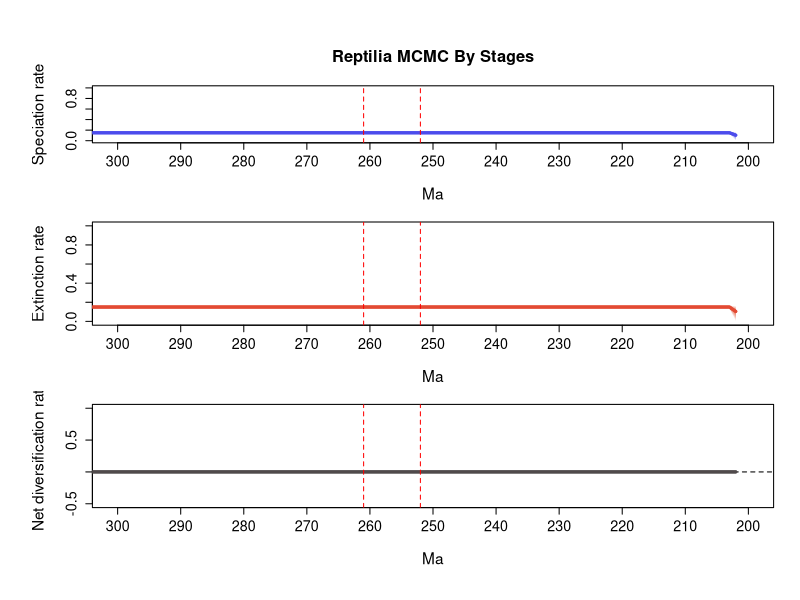

Generate this figure with R:
# 1 files combined:
# 	C:\Users\SimoesLabAdmin\Documents\BDNN_Arielli\temnospondyli\mcmc_predictors\B_covar_mcmc/combined_10_marginal_rates.log

# 95% HPDs calculated using code from Biopy (https://www.cs.auckland.ac.nz/~yhel002/biopy/)

pdf(file='C:/Users/SimoesLabAdmin/Documents/BDNN_Arielli/temnospondyli/mcmc_predictors/B_covar_mcmc/combined_10_marginal_rates_RTT_final.pdf',width=8, height=10.8)
par(mfrow=c(3,1), cex.main=1.7, cex.lab=1.4, cex.axis=1.3,
    # mar=c(4, 5, 4.5, 2),   # bottom, left, top, right margins - increased top margin
    mgp=c(3.5, 1, 0),      # distance of axis labels from plot, increase first value to move y axis label further out
    oma=c(2, 2, 2, 0))     # outer margins for the entire figure
library(scales)
plot_RTT <- function (age,hpd_M,hpd_m,mean_m,color){
    N=100
    beta=(1:(N-1))/N
    alpha_shape=0.25
    cat=1-(beta^(1./alpha_shape))
    for (i in 1:(N-1)){
        trans= 1/N + 2/N
        polygon(c(age, rev(age)), c(hpd_M-((hpd_M-mean_m)*cat[i]), rev(hpd_m+((mean_m-hpd_m)*cat[i]))), col = alpha(color,trans), border = NA)
    }
    lines(rev(age), rev(mean_m), col = color, lwd=3)
}
    
L_hpd_m95=c(NA, NA,NA,NA,NA,NA,NA,NA,NA,NA,NA,NA,NA,NA,NA,NA,NA,NA,NA,NA,NA,NA,NA,NA,NA,NA,NA,NA,NA,NA,NA,NA,NA,NA,NA,NA,NA,NA,NA,NA,NA,NA,NA,NA,NA,NA,NA,NA,NA,NA,NA,NA,NA,NA,NA,NA,NA,NA,NA,NA,NA,NA,NA,NA,NA,NA,NA,NA,NA,NA,NA,NA,NA,NA,NA,NA,NA,NA,NA,NA,NA,NA,NA,NA,NA,NA,NA,NA,NA,NA,NA,NA,NA,NA,NA,NA,NA,NA,NA,NA,NA,NA,NA,NA,NA,NA,NA,NA,NA,NA,NA,NA,NA,NA,NA,NA,NA,NA,NA,NA,NA,NA,NA,NA,NA,NA,NA,NA,NA,NA,NA,NA,NA,NA,NA,NA,NA,NA,NA,NA,NA,NA,NA,NA,NA,NA,NA,NA,NA,NA,NA,NA,NA,NA,NA,NA,NA,NA,NA,NA,NA,NA,NA,NA,NA,NA,NA,NA,NA,NA,NA,NA,NA,NA,NA,NA,NA,NA,NA,NA,NA,NA,NA,NA,NA,NA,NA,NA,NA,NA,NA,NA,NA,NA,NA,NA,NA,NA,NA,NA,NA,NA,0.0,0.132778,0.132778,0.132778,0.132778,0.132778,0.132778,0.132778,0.132778,0.132778,0.132778,0.132778,0.132778,0.132778,0.132778,0.132778,0.132778,0.132778,0.132778,0.132778,0.132778,0.132778,0.132778,0.132778,0.132778,0.132778,0.132778,0.132778,0.132778,0.132778,0.132778,0.132778,0.132778,0.132778,0.132778,0.132778,0.132778,0.132778,0.132778,0.132778,0.132778,0.132778,0.132778,0.132778,0.132778,0.132778,0.132778,0.132778,0.132778,0.132778,0.132778,0.132778,0.132778,0.132778,0.132778,0.132778,0.132778,0.132778,0.132778,0.132778,0.132778,0.132778,0.132778,0.132778,0.132778,0.132778,0.132778,0.132778,0.132778,0.132778,0.132778,0.132778,0.132778,0.132778,0.132778,0.132778,0.132778,0.132778,0.132778,0.132778,0.132778,0.132778,0.132778,0.132778,0.132778,0.132778,0.132778,0.132778,0.132778,0.132778,0.132778,0.132778,0.132778,0.132778,0.132778,0.132778,0.132778,0.132778,0.132778,0.132778,0.132778,0.132778,0.132778,0.132778,0.132778,0.132778,0.132778)
L_hpd_M95=c(NA, NA,NA,NA,NA,NA,NA,NA,NA,NA,NA,NA,NA,NA,NA,NA,NA,NA,NA,NA,NA,NA,NA,NA,NA,NA,NA,NA,NA,NA,NA,NA,NA,NA,NA,NA,NA,NA,NA,NA,NA,NA,NA,NA,NA,NA,NA,NA,NA,NA,NA,NA,NA,NA,NA,NA,NA,NA,NA,NA,NA,NA,NA,NA,NA,NA,NA,NA,NA,NA,NA,NA,NA,NA,NA,NA,NA,NA,NA,NA,NA,NA,NA,NA,NA,NA,NA,NA,NA,NA,NA,NA,NA,NA,NA,NA,NA,NA,NA,NA,NA,NA,NA,NA,NA,NA,NA,NA,NA,NA,NA,NA,NA,NA,NA,NA,NA,NA,NA,NA,NA,NA,NA,NA,NA,NA,NA,NA,NA,NA,NA,NA,NA,NA,NA,NA,NA,NA,NA,NA,NA,NA,NA,NA,NA,NA,NA,NA,NA,NA,NA,NA,NA,NA,NA,NA,NA,NA,NA,NA,NA,NA,NA,NA,NA,NA,NA,NA,NA,NA,NA,NA,NA,NA,NA,NA,NA,NA,NA,NA,NA,NA,NA,NA,NA,NA,NA,NA,NA,NA,NA,NA,NA,NA,NA,NA,NA,NA,NA,NA,NA,NA,0.163759,0.169945,0.169945,0.169945,0.169945,0.169945,0.169945,0.169945,0.169945,0.169945,0.169945,0.169945,0.169945,0.169945,0.169945,0.169945,0.169945,0.169945,0.169945,0.169945,0.169945,0.169945,0.169945,0.169945,0.169945,0.169945,0.169945,0.169945,0.169945,0.169945,0.169945,0.169945,0.169945,0.169945,0.169945,0.169945,0.169945,0.169945,0.169945,0.169945,0.169945,0.169945,0.169945,0.169945,0.169945,0.169945,0.169945,0.169945,0.169945,0.169945,0.169945,0.169945,0.169945,0.169945,0.169945,0.169945,0.169945,0.169945,0.169945,0.169945,0.169945,0.169945,0.169945,0.169945,0.169945,0.169945,0.169945,0.169945,0.169945,0.169945,0.169945,0.169945,0.169945,0.169945,0.169945,0.169945,0.169945,0.169945,0.169945,0.169945,0.169945,0.169945,0.169945,0.169945,0.169945,0.169945,0.169945,0.169945,0.169945,0.169945,0.169945,0.169945,0.169945,0.169945,0.169945,0.169945,0.169945,0.169945,0.169945,0.169945,0.169945,0.169945,0.169945,0.169945,0.169945,0.169945,0.169945)
M_hpd_m95=c(NA, NA,NA,NA,NA,NA,NA,NA,NA,NA,NA,NA,NA,NA,NA,NA,NA,NA,NA,NA,NA,NA,NA,NA,NA,NA,NA,NA,NA,NA,NA,NA,NA,NA,NA,NA,NA,NA,NA,NA,NA,NA,NA,NA,NA,NA,NA,NA,NA,NA,NA,NA,NA,NA,NA,NA,NA,NA,NA,NA,NA,NA,NA,NA,NA,NA,NA,NA,NA,NA,NA,NA,NA,NA,NA,NA,NA,NA,NA,NA,NA,NA,NA,NA,NA,NA,NA,NA,NA,NA,NA,NA,NA,NA,NA,NA,NA,NA,NA,NA,NA,NA,NA,NA,NA,NA,NA,NA,NA,NA,NA,NA,NA,NA,NA,NA,NA,NA,NA,NA,NA,NA,NA,NA,NA,NA,NA,NA,NA,NA,NA,NA,NA,NA,NA,NA,NA,NA,NA,NA,NA,NA,NA,NA,NA,NA,NA,NA,NA,NA,NA,NA,NA,NA,NA,NA,NA,NA,NA,NA,NA,NA,NA,NA,NA,NA,NA,NA,NA,NA,NA,NA,NA,NA,NA,NA,NA,NA,NA,NA,NA,NA,NA,NA,NA,NA,NA,NA,NA,NA,NA,NA,NA,NA,NA,NA,NA,NA,NA,NA,NA,NA,0.0,0.128824,0.128824,0.128824,0.128824,0.128824,0.128824,0.128824,0.128824,0.128824,0.128824,0.128824,0.128824,0.128824,0.128824,0.128824,0.128824,0.128824,0.128824,0.128824,0.128824,0.128824,0.128824,0.128824,0.128824,0.128824,0.128824,0.128824,0.128824,0.128824,0.128824,0.128824,0.128824,0.128824,0.128824,0.128824,0.128824,0.128824,0.128824,0.128824,0.128824,0.128824,0.128824,0.128824,0.128824,0.128824,0.128824,0.128824,0.128824,0.128824,0.128824,0.128824,0.128824,0.128824,0.128824,0.128824,0.128824,0.128824,0.128824,0.128824,0.128824,0.128824,0.128824,0.128824,0.128824,0.128824,0.128824,0.128824,0.128824,0.128824,0.128824,0.128824,0.128824,0.128824,0.128824,0.128824,0.128824,0.128824,0.128824,0.128824,0.128824,0.128824,0.128824,0.128824,0.128824,0.128824,0.128824,0.128824,0.128824,0.128824,0.128824,0.128824,0.128824,0.128824,0.128824,0.128824,0.128824,0.128824,0.128824,0.128824,0.128824,0.128824,0.128824,0.128824,0.128824,0.128824,0.128824)
M_hpd_M95=c(NA, NA,NA,NA,NA,NA,NA,NA,NA,NA,NA,NA,NA,NA,NA,NA,NA,NA,NA,NA,NA,NA,NA,NA,NA,NA,NA,NA,NA,NA,NA,NA,NA,NA,NA,NA,NA,NA,NA,NA,NA,NA,NA,NA,NA,NA,NA,NA,NA,NA,NA,NA,NA,NA,NA,NA,NA,NA,NA,NA,NA,NA,NA,NA,NA,NA,NA,NA,NA,NA,NA,NA,NA,NA,NA,NA,NA,NA,NA,NA,NA,NA,NA,NA,NA,NA,NA,NA,NA,NA,NA,NA,NA,NA,NA,NA,NA,NA,NA,NA,NA,NA,NA,NA,NA,NA,NA,NA,NA,NA,NA,NA,NA,NA,NA,NA,NA,NA,NA,NA,NA,NA,NA,NA,NA,NA,NA,NA,NA,NA,NA,NA,NA,NA,NA,NA,NA,NA,NA,NA,NA,NA,NA,NA,NA,NA,NA,NA,NA,NA,NA,NA,NA,NA,NA,NA,NA,NA,NA,NA,NA,NA,NA,NA,NA,NA,NA,NA,NA,NA,NA,NA,NA,NA,NA,NA,NA,NA,NA,NA,NA,NA,NA,NA,NA,NA,NA,NA,NA,NA,NA,NA,NA,NA,NA,NA,NA,NA,NA,NA,NA,NA,0.164031,0.170456,0.170456,0.170456,0.170456,0.170456,0.170456,0.170456,0.170456,0.170456,0.170456,0.170456,0.170456,0.170456,0.170456,0.170456,0.170456,0.170456,0.170456,0.170456,0.170456,0.170456,0.170456,0.170456,0.170456,0.170456,0.170456,0.170456,0.170456,0.170456,0.170456,0.170456,0.170456,0.170456,0.170456,0.170456,0.170456,0.170456,0.170456,0.170456,0.170456,0.170456,0.170456,0.170456,0.170456,0.170456,0.170456,0.170456,0.170456,0.170456,0.170456,0.170456,0.170456,0.170456,0.170456,0.170456,0.170456,0.170456,0.170456,0.170456,0.170456,0.170456,0.170456,0.170456,0.170456,0.170456,0.170456,0.170456,0.170456,0.170456,0.170456,0.170456,0.170456,0.170456,0.170456,0.170456,0.170456,0.170456,0.170456,0.170456,0.170456,0.170456,0.170456,0.170456,0.170456,0.170456,0.170456,0.170456,0.170456,0.170456,0.170456,0.170456,0.170456,0.170456,0.170456,0.170456,0.170456,0.170456,0.170456,0.170456,0.170456,0.170456,0.170456,0.170456,0.170456,0.170456,0.170456)
R_hpd_m95=c(NA, NA,NA,NA,NA,NA,NA,NA,NA,NA,NA,NA,NA,NA,NA,NA,NA,NA,NA,NA,NA,NA,NA,NA,NA,NA,NA,NA,NA,NA,NA,NA,NA,NA,NA,NA,NA,NA,NA,NA,NA,NA,NA,NA,NA,NA,NA,NA,NA,NA,NA,NA,NA,NA,NA,NA,NA,NA,NA,NA,NA,NA,NA,NA,NA,NA,NA,NA,NA,NA,NA,NA,NA,NA,NA,NA,NA,NA,NA,NA,NA,NA,NA,NA,NA,NA,NA,NA,NA,NA,NA,NA,NA,NA,NA,NA,NA,NA,NA,NA,NA,NA,NA,NA,NA,NA,NA,NA,NA,NA,NA,NA,NA,NA,NA,NA,NA,NA,NA,NA,NA,NA,NA,NA,NA,NA,NA,NA,NA,NA,NA,NA,NA,NA,NA,NA,NA,NA,NA,NA,NA,NA,NA,NA,NA,NA,NA,NA,NA,NA,NA,NA,NA,NA,NA,NA,NA,NA,NA,NA,NA,NA,NA,NA,NA,NA,NA,NA,NA,NA,NA,NA,NA,NA,NA,NA,NA,NA,NA,NA,NA,NA,NA,NA,NA,NA,NA,NA,NA,NA,NA,NA,NA,NA,NA,NA,NA,NA,NA,NA,NA,NA,-0.021647,-0.021647,-0.021647,-0.021647,-0.021647,-0.021647,-0.021647,-0.021647,-0.021647,-0.021647,-0.021647,-0.021647,-0.021647,-0.021647,-0.021647,-0.021647,-0.021647,-0.021647,-0.021647,-0.021647,-0.021647,-0.021647,-0.021647,-0.021647,-0.021647,-0.021647,-0.021647,-0.021647,-0.021647,-0.021647,-0.021647,-0.021647,-0.021647,-0.021647,-0.021647,-0.021647,-0.021647,-0.021647,-0.021647,-0.021647,-0.021647,-0.021647,-0.021647,-0.021647,-0.021647,-0.021647,-0.021647,-0.021647,-0.021647,-0.021647,-0.021647,-0.021647,-0.021647,-0.021647,-0.021647,-0.021647,-0.021647,-0.021647,-0.021647,-0.021647,-0.021647,-0.021647,-0.021647,-0.021647,-0.021647,-0.021647,-0.021647,-0.021647,-0.021647,-0.021647,-0.021647,-0.021647,-0.021647,-0.021647,-0.021647,-0.021647,-0.021647,-0.021647,-0.021647,-0.021647,-0.021647,-0.021647,-0.021647,-0.021647,-0.021647,-0.021647,-0.021647,-0.021647,-0.021647,-0.021647,-0.021647,-0.021647,-0.021647,-0.021647,-0.021647,-0.021647,-0.021647,-0.021647,-0.021647,-0.021647,-0.021647,-0.021647,-0.021647,-0.021647,-0.021647,-0.021647,-0.021647)
R_hpd_M95=c(NA, NA,NA,NA,NA,NA,NA,NA,NA,NA,NA,NA,NA,NA,NA,NA,NA,NA,NA,NA,NA,NA,NA,NA,NA,NA,NA,NA,NA,NA,NA,NA,NA,NA,NA,NA,NA,NA,NA,NA,NA,NA,NA,NA,NA,NA,NA,NA,NA,NA,NA,NA,NA,NA,NA,NA,NA,NA,NA,NA,NA,NA,NA,NA,NA,NA,NA,NA,NA,NA,NA,NA,NA,NA,NA,NA,NA,NA,NA,NA,NA,NA,NA,NA,NA,NA,NA,NA,NA,NA,NA,NA,NA,NA,NA,NA,NA,NA,NA,NA,NA,NA,NA,NA,NA,NA,NA,NA,NA,NA,NA,NA,NA,NA,NA,NA,NA,NA,NA,NA,NA,NA,NA,NA,NA,NA,NA,NA,NA,NA,NA,NA,NA,NA,NA,NA,NA,NA,NA,NA,NA,NA,NA,NA,NA,NA,NA,NA,NA,NA,NA,NA,NA,NA,NA,NA,NA,NA,NA,NA,NA,NA,NA,NA,NA,NA,NA,NA,NA,NA,NA,NA,NA,NA,NA,NA,NA,NA,NA,NA,NA,NA,NA,NA,NA,NA,NA,NA,NA,NA,NA,NA,NA,NA,NA,NA,NA,NA,NA,NA,NA,NA,0.0232,0.027824,0.027824,0.027824,0.027824,0.027824,0.027824,0.027824,0.027824,0.027824,0.027824,0.027824,0.027824,0.027824,0.027824,0.027824,0.027824,0.027824,0.027824,0.027824,0.027824,0.027824,0.027824,0.027824,0.027824,0.027824,0.027824,0.027824,0.027824,0.027824,0.027824,0.027824,0.027824,0.027824,0.027824,0.027824,0.027824,0.027824,0.027824,0.027824,0.027824,0.027824,0.027824,0.027824,0.027824,0.027824,0.027824,0.027824,0.027824,0.027824,0.027824,0.027824,0.027824,0.027824,0.027824,0.027824,0.027824,0.027824,0.027824,0.027824,0.027824,0.027824,0.027824,0.027824,0.027824,0.027824,0.027824,0.027824,0.027824,0.027824,0.027824,0.027824,0.027824,0.027824,0.027824,0.027824,0.027824,0.027824,0.027824,0.027824,0.027824,0.027824,0.027824,0.027824,0.027824,0.027824,0.027824,0.027824,0.027824,0.027824,0.027824,0.027824,0.027824,0.027824,0.027824,0.027824,0.027824,0.027824,0.027824,0.027824,0.027824,0.027824,0.027824,0.027824,0.027824,0.027824,0.027824)
L_mean=c(NA, NA,NA,NA,NA,NA,NA,NA,NA,NA,NA,NA,NA,NA,NA,NA,NA,NA,NA,NA,NA,NA,NA,NA,NA,NA,NA,NA,NA,NA,NA,NA,NA,NA,NA,NA,NA,NA,NA,NA,NA,NA,NA,NA,NA,NA,NA,NA,NA,NA,NA,NA,NA,NA,NA,NA,NA,NA,NA,NA,NA,NA,NA,NA,NA,NA,NA,NA,NA,NA,NA,NA,NA,NA,NA,NA,NA,NA,NA,NA,NA,NA,NA,NA,NA,NA,NA,NA,NA,NA,NA,NA,NA,NA,NA,NA,NA,NA,NA,NA,NA,NA,NA,NA,NA,NA,NA,NA,NA,NA,NA,NA,NA,NA,NA,NA,NA,NA,NA,NA,NA,NA,NA,NA,NA,NA,NA,NA,NA,NA,NA,NA,NA,NA,NA,NA,NA,NA,NA,NA,NA,NA,NA,NA,NA,NA,NA,NA,NA,NA,NA,NA,NA,NA,NA,NA,NA,NA,NA,NA,NA,NA,NA,NA,NA,NA,NA,NA,NA,NA,NA,NA,NA,NA,NA,NA,NA,NA,NA,NA,NA,NA,NA,NA,NA,NA,NA,NA,NA,NA,NA,NA,NA,NA,NA,NA,NA,NA,NA,NA,NA,NA,0.104557613,0.15015538,0.15015538,0.15015538,0.15015538,0.15015538,0.15015538,0.15015538,0.15015538,0.15015538,0.15015538,0.15015538,0.15015538,0.15015538,0.15015538,0.15015538,0.15015538,0.15015538,0.15015538,0.15015538,0.15015538,0.15015538,0.15015538,0.15015538,0.15015538,0.15015538,0.15015538,0.15015538,0.15015538,0.15015538,0.15015538,0.15015538,0.15015538,0.15015538,0.15015538,0.15015538,0.15015538,0.15015538,0.15015538,0.15015538,0.15015538,0.15015538,0.15015538,0.15015538,0.15015538,0.15015538,0.15015538,0.15015538,0.15015538,0.15015538,0.15015538,0.15015538,0.15015538,0.15015538,0.15015538,0.15015538,0.15015538,0.15015538,0.15015538,0.15015538,0.15015538,0.15015538,0.15015538,0.15015538,0.15015538,0.15015538,0.15015538,0.15015538,0.15015538,0.15015538,0.15015538,0.15015538,0.15015538,0.15015538,0.15015538,0.15015538,0.15015538,0.15015538,0.15015538,0.15015538,0.15015538,0.15015538,0.15015538,0.15015538,0.15015538,0.15015538,0.15015538,0.15015538,0.15015538,0.15015538,0.15015538,0.15015538,0.15015538,0.15015538,0.15015538,0.15015538,0.15015538,0.15015538,0.15015538,0.15015538,0.15015538,0.15015538,0.15015538,0.15015538,0.15015538,0.15015538,0.15015538)
M_mean=c(NA, NA,NA,NA,NA,NA,NA,NA,NA,NA,NA,NA,NA,NA,NA,NA,NA,NA,NA,NA,NA,NA,NA,NA,NA,NA,NA,NA,NA,NA,NA,NA,NA,NA,NA,NA,NA,NA,NA,NA,NA,NA,NA,NA,NA,NA,NA,NA,NA,NA,NA,NA,NA,NA,NA,NA,NA,NA,NA,NA,NA,NA,NA,NA,NA,NA,NA,NA,NA,NA,NA,NA,NA,NA,NA,NA,NA,NA,NA,NA,NA,NA,NA,NA,NA,NA,NA,NA,NA,NA,NA,NA,NA,NA,NA,NA,NA,NA,NA,NA,NA,NA,NA,NA,NA,NA,NA,NA,NA,NA,NA,NA,NA,NA,NA,NA,NA,NA,NA,NA,NA,NA,NA,NA,NA,NA,NA,NA,NA,NA,NA,NA,NA,NA,NA,NA,NA,NA,NA,NA,NA,NA,NA,NA,NA,NA,NA,NA,NA,NA,NA,NA,NA,NA,NA,NA,NA,NA,NA,NA,NA,NA,NA,NA,NA,NA,NA,NA,NA,NA,NA,NA,NA,NA,NA,NA,NA,NA,NA,NA,NA,NA,NA,NA,NA,NA,NA,NA,NA,NA,NA,NA,NA,NA,NA,NA,NA,NA,NA,NA,NA,NA,0.104071788,0.149912554,0.149912554,0.149912554,0.149912554,0.149912554,0.149912554,0.149912554,0.149912554,0.149912554,0.149912554,0.149912554,0.149912554,0.149912554,0.149912554,0.149912554,0.149912554,0.149912554,0.149912554,0.149912554,0.149912554,0.149912554,0.149912554,0.149912554,0.149912554,0.149912554,0.149912554,0.149912554,0.149912554,0.149912554,0.149912554,0.149912554,0.149912554,0.149912554,0.149912554,0.149912554,0.149912554,0.149912554,0.149912554,0.149912554,0.149912554,0.149912554,0.149912554,0.149912554,0.149912554,0.149912554,0.149912554,0.149912554,0.149912554,0.149912554,0.149912554,0.149912554,0.149912554,0.149912554,0.149912554,0.149912554,0.149912554,0.149912554,0.149912554,0.149912554,0.149912554,0.149912554,0.149912554,0.149912554,0.149912554,0.149912554,0.149912554,0.149912554,0.149912554,0.149912554,0.149912554,0.149912554,0.149912554,0.149912554,0.149912554,0.149912554,0.149912554,0.149912554,0.149912554,0.149912554,0.149912554,0.149912554,0.149912554,0.149912554,0.149912554,0.149912554,0.149912554,0.149912554,0.149912554,0.149912554,0.149912554,0.149912554,0.149912554,0.149912554,0.149912554,0.149912554,0.149912554,0.149912554,0.149912554,0.149912554,0.149912554,0.149912554,0.149912554,0.149912554,0.149912554,0.149912554,0.149912554)
R_mean=c(NA, NA,NA,NA,NA,NA,NA,NA,NA,NA,NA,NA,NA,NA,NA,NA,NA,NA,NA,NA,NA,NA,NA,NA,NA,NA,NA,NA,NA,NA,NA,NA,NA,NA,NA,NA,NA,NA,NA,NA,NA,NA,NA,NA,NA,NA,NA,NA,NA,NA,NA,NA,NA,NA,NA,NA,NA,NA,NA,NA,NA,NA,NA,NA,NA,NA,NA,NA,NA,NA,NA,NA,NA,NA,NA,NA,NA,NA,NA,NA,NA,NA,NA,NA,NA,NA,NA,NA,NA,NA,NA,NA,NA,NA,NA,NA,NA,NA,NA,NA,NA,NA,NA,NA,NA,NA,NA,NA,NA,NA,NA,NA,NA,NA,NA,NA,NA,NA,NA,NA,NA,NA,NA,NA,NA,NA,NA,NA,NA,NA,NA,NA,NA,NA,NA,NA,NA,NA,NA,NA,NA,NA,NA,NA,NA,NA,NA,NA,NA,NA,NA,NA,NA,NA,NA,NA,NA,NA,NA,NA,NA,NA,NA,NA,NA,NA,NA,NA,NA,NA,NA,NA,NA,NA,NA,NA,NA,NA,NA,NA,NA,NA,NA,NA,NA,NA,NA,NA,NA,NA,NA,NA,NA,NA,NA,NA,NA,NA,NA,NA,NA,NA,0.000485801,0.000242805,0.000242805,0.000242805,0.000242805,0.000242805,0.000242805,0.000242805,0.000242805,0.000242805,0.000242805,0.000242805,0.000242805,0.000242805,0.000242805,0.000242805,0.000242805,0.000242805,0.000242805,0.000242805,0.000242805,0.000242805,0.000242805,0.000242805,0.000242805,0.000242805,0.000242805,0.000242805,0.000242805,0.000242805,0.000242805,0.000242805,0.000242805,0.000242805,0.000242805,0.000242805,0.000242805,0.000242805,0.000242805,0.000242805,0.000242805,0.000242805,0.000242805,0.000242805,0.000242805,0.000242805,0.000242805,0.000242805,0.000242805,0.000242805,0.000242805,0.000242805,0.000242805,0.000242805,0.000242805,0.000242805,0.000242805,0.000242805,0.000242805,0.000242805,0.000242805,0.000242805,0.000242805,0.000242805,0.000242805,0.000242805,0.000242805,0.000242805,0.000242805,0.000242805,0.000242805,0.000242805,0.000242805,0.000242805,0.000242805,0.000242805,0.000242805,0.000242805,0.000242805,0.000242805,0.000242805,0.000242805,0.000242805,0.000242805,0.000242805,0.000242805,0.000242805,0.000242805,0.000242805,0.000242805,0.000242805,0.000242805,0.000242805,0.000242805,0.000242805,0.000242805,0.000242805,0.000242805,0.000242805,0.000242805,0.000242805,0.000242805,0.000242805,0.000242805,0.000242805,0.000242805,0.000242805)
trans=0.5
age=(0:(309-1))* -1
# Calculate positions for the mass extinction events
perm_trias_extinction = -252 # End-Permian mass extinction (252 Ma)
guadalupian_extinction = -261 # Guadalupian extinction (261 Ma)

# Define custom tick positions at 10 MY intervals
x_ticks <- seq(-300, -200, by=10)
x_tick_labels <- abs(x_ticks)

# First plot: Speciation rate
par(mar=c(5, 5, 4.5, 2))  # bottom, left, top, right margins
plot(age, age, type='n', ylim=c(0, 1), xlim=c(-300, -200), # Changed xlim to -300, -200, from auto-generated values 
     ylab='Speciation rate', xlab='Ma', main='Reptilia MCMC By Stages', 
     xaxt='n', cex.main=1.5, cex.lab=1.4, cex.axis=1.3) # xaxt removes default x axis
axis(1, at=x_ticks, labels=x_tick_labels, cex.axis=1.3) # Custom x-axis with 10MY interval ticks
plot_RTT(age, L_hpd_M95, L_hpd_m95, L_mean, "#4c4cec")
lines(rev(age), rev(L_mean), col="#4c4cec", lwd=3)

# Add vertical lines for mass extinction events
abline(v=perm_trias_extinction, col="red", lty=2) 
abline(v=guadalupian_extinction, col="red", lty=2)

# Second plot: Extinction rate
par(mar=c(5, 5, 1, 2))  # bottom, left, top, right margins. Reduced top margin to 2.5 (from 4.5)
plot(age, age, type='n', ylim=c(0, 1), xlim=c(-300, -200), # Changed xlim to -300, -200, from auto-generated values 
     ylab='Extinction rate', xlab='Ma',
     xaxt='n', cex.main=1.5, cex.lab=1.4, cex.axis=1.3) # xaxt removes default x axis
axis(1, at=x_ticks, labels=x_tick_labels, cex.axis=1.3) # Custom x-axis with 10MY interval ticks

plot_RTT(age, M_hpd_M95, M_hpd_m95, M_mean, "#e34a33")
lines(rev(age), rev(M_mean), col="#e34a33", lwd=3)

# Add vertical lines for mass extinction events
abline(v=perm_trias_extinction, col="red", lty=2)
abline(v=guadalupian_extinction, col="red", lty=2)


# Third plot: Net diversification rate
par(mar=c(5, 5, 1, 2))  # bottom, left, top, right margins. Reduced top margin to 2.5 (from 4.5)
plot(age, age, type='n', ylim=c(-0.5, 1), xlim=c(-300, -200), # Changed xlim to -300, -200, from auto-generated values
     ylab='Net diversification rate', xlab='Ma',
     xaxt='n', cex.main=1.5, cex.lab=1.4, cex.axis=1.3) # xaxt removes default x axis
axis(1, at=x_ticks, labels=x_tick_labels, cex.axis=1.3) # Custom x-axis with 10MY interval ticks

abline(h=0, lty=2, col="black")
plot_RTT(age, R_hpd_M95, R_hpd_m95, R_mean, "#504A4B")
lines(rev(age), rev(R_mean), col="#504A4B", lwd=3)

# Add vertical lines for mass extinction events
abline(v=perm_trias_extinction, col="red", lty=2)
abline(v=guadalupian_extinction, col="red", lty=2)

dev.off()
